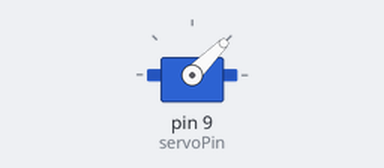
This sketch was run on a simulated Arduino Uno, built with avr-gcc and run on an emulated ATmega328P. Shown: servo.

Above: at 0.05 s.
At 1.4 s:
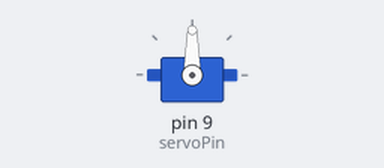
At 2.8 s:
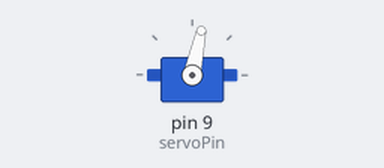
At 5.6 s:
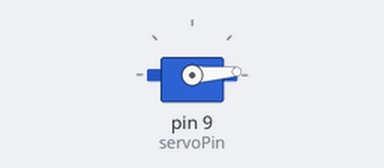
Timing chart, 0 to 7.3 s (numbered marks = the images above):
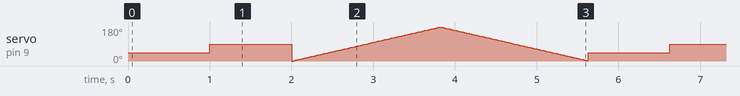

The sketch:

sketch_jan31a.ino
```cpp
#include "Servo.h"

int servoPin = 9;

Servo servo;

int servoAngle = 0;   // servo position in degrees

void setup()
{
  Serial.begin(9600);
  servo.attach(servoPin);
}
 //Yasha broke the Servo again...

void loop()
{
//control the servo's direction and the position of the motor

   servo.write(45);      // Turn SG90 servo Left to 45 degrees
   delay(1000);          // Wait 1 second
   servo.write(90);      // Turn SG90 servo back to 90 degrees (center position)
   delay(1000);          // Wait 1 second


//end control the servo's direction and the position of the motor
//Day 194: Yasha broke the Servo, AGAIN...

//control the servo's speed

//if you change the delay value (from example change 50 to 10), the speed of the servo changes
  for(servoAngle = 0; servoAngle < 180; servoAngle++)  //move the micro servo from 0 degrees to 180 degrees
  {
    servo.write(servoAngle);
    delay(10);
  }

  for(servoAngle = 180; servoAngle > 0; servoAngle--)  //now move back the micro servo from 0 degrees to 180 degrees
  {
    servo.write(servoAngle);
    delay(10);
  }
  //end control the servo's speed
}
```
